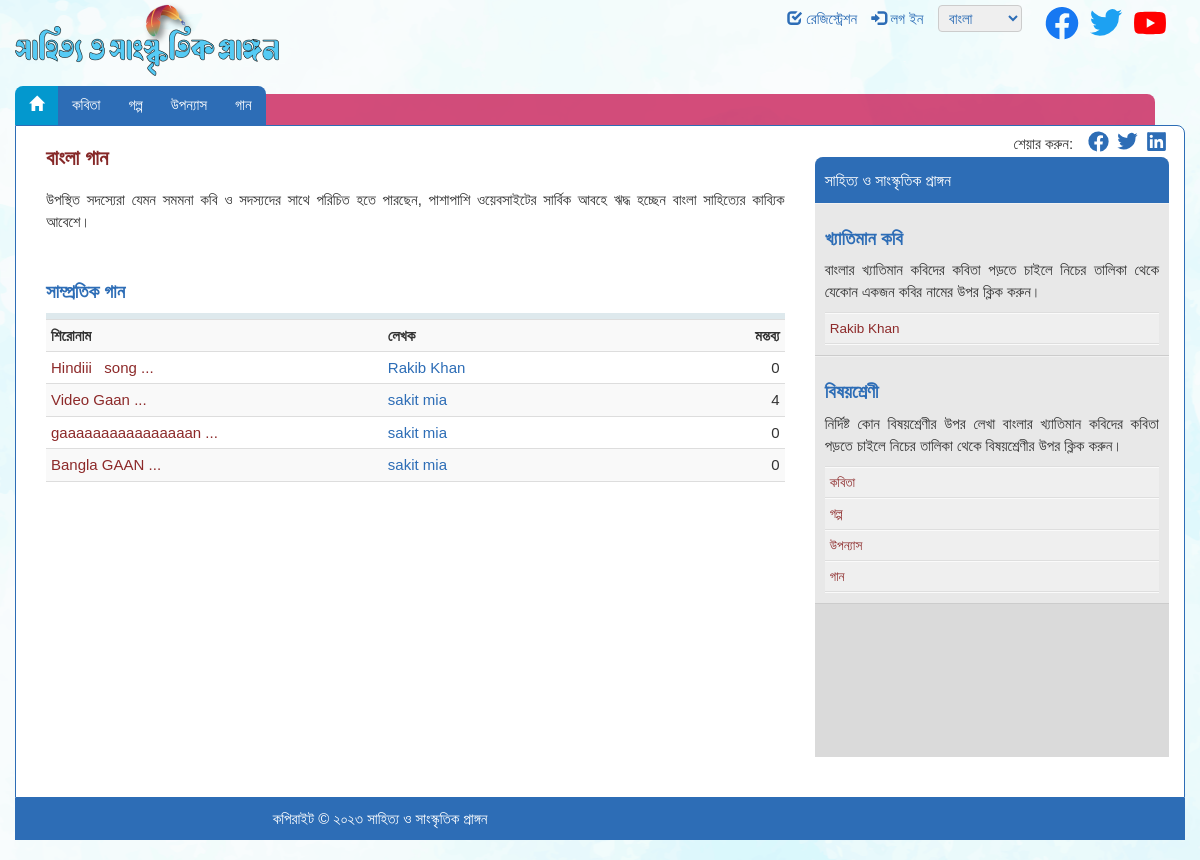
/songs.php, run on the app's committed database.
### tables this page shows
CREATE TABLE `contents` (
  `id` int(11) NOT NULL,
  `user` int(20) NOT NULL,
  `categories` varchar(200) NOT NULL,
  `content` text NOT NULL,
  `file` varchar(255) DEFAULT NULL,
  `approved` int(11) NOT NULL DEFAULT 0
);

CREATE TABLE `users` (
  `id` int(11) NOT NULL,
  `name` varchar(255) NOT NULL,
  `aa` tinyint(4) NOT NULL DEFAULT 0,
  `notification` tinyint(10) NOT NULL DEFAULT 0,
  `bio` varchar(500) DEFAULT NULL,
  `gender` varchar(100) NOT NULL,
  `email` varchar(255) NOT NULL,
  `phone` int(50) DEFAULT NULL,
  `occupation` varchar(100) NOT NULL,
  `nationality` varchar(100) NOT NULL,
  `password` varchar(255) NOT NULL,
  `photo` varchar(255) DEFAULT NULL
);

### parts/page_songs.php (the view, shortened to what this page needs)
<div class="col-md-8">
    <h1>বাংলা গান</h1>
    <div class="about top10 sl-content" data-height="150" data-less-caption="সংক্ষিপ্ত"
         data-more-caption="বিস্তারিত">
        <div class="page-text display-block">
            <p> উপস্থিত সদস্যেরা
                যেমন সমমনা কবি ও সদস্যদের সাথে পরিচিত হতে পারছেন, পাশাপাশি ওয়েবসাইটের সার্বিক আবহে ঋদ্ধ হচ্ছেন
                বাংলা সাহিত্যের কাব্যিক আবেশে। </p>
        </div>
    </div>
    <h2>সাম্প্রতিক গান</h2>
    <div>
        <div class="tab-content">
            <div role="tabpanel" class="tab-pane active" id="poem">
                <div class="list-options">
                </div>
                <table class="post-list table table-striped table-responsive table-condensed">
                    <tr>
                        <th class="post-title">
                            <div class="row">
                                <div class="col-sm-6">
                                    শিরোনাম
                                </div>
                                <div class="col-sm-6 hidden-xs">লেখক</div>
                            </div>
                        </th>
                        <th class="text-right">মন্তব্য</th>
                    </tr>
                    <?php
                    $view = "SELECT contents.id,contents.content, contents.file, contents.categories, users.id as user_id,users.name as user_name, COUNT(comments.id) AS comments_count
FROM contents
JOIN users ON contents.user = users.id
LEFT JOIN comments ON contents.id = comments.content_id
WHERE categories='গান' AND approved = '1'
GROUP BY contents.id
ORDER BY `contents`.`id`  DESC";
                    $run = mysqli_query($cn, $view);
                    while ($data = mysqli_fetch_array($run)) {
                        ?>
                        <tr class="">
                            <td>
                                <div class="row">
                                    <div class="col-sm-6">
                                        <a href="view.php?id=<?php echo $data['id']; ?>">       <?php
                                            $text = $data['content'];
                                            $stripped = strip_tags($text);
                                            $truncated = substr($stripped, 0, 170);
                                            echo $truncated . "...";
                                            ?></a>
                                    </div>
                                    <div class="col-sm-6 author-name">
                                        <span class="author-left"> - </span><a
                                                href="user.php?id=<?php echo $data['user_id']; ?>"><?php echo $data['user_name']; ?> </a>
                                    </div>
                                </div>
                            </td>
                            <td class="text-right"><?php echo $data['comments_count']; ?></td>
                        </tr>
                    <?php } ?>
                </table>
            </div>
        </div>
    </div>
</div>

### songs.php (shortened to what this page needs)
<?php require_once('core/dbcon.php');?>
<!DOCTYPE html>
<html lang="bn">
<head>
    <?php require_once('parts/header_links.php'); ?>
</head>
<body>
<div class="container">
    <?php require_once('parts/header.php'); ?>
    <?php require_once('parts/navbar.php'); ?>
    <div class="row body-content">
        <?php require_once('parts/page_songs.php'); ?>
        <?php require_once('parts/sidebar.php'); ?>
    </div>
    <?php require_once('parts/footer.php'); ?>
</div>
</body>
</html>

### parts/header_links.php (shortened to what this page needs)
<link href="ContentDefault/style.css" rel="stylesheet"/>

### parts/header.php (shortened to what this page needs)
<header>
        <div class="banner-right">
            <ul>
                <?php
                if(isset($_COOKIE['userId']) && $_COOKIE['userId'] != null){
                    ?>
                    <li><i class="icon icon-check"></i> <a title="প্রোফাইল" href="user/profile.php">প্রোফাইল</a>
                    </li>
                    <li><i class="icon icon-log-out"></i> <a title="লগআউট" href="logout.php">লগআউট</a>
                    </li>
                <?php
                }else{
                    ?>
                    <li><i class="icon icon-check"></i> <a title="Register as a member" href="signup.php">রেজিস্ট্রেশন</a>
                    </li>
                    <li><i class="icon icon-log-in"></i> <a title="Login" href="signin.php">লগ ইন</a></li>
                <?php
                }
                ?>
            </ul>
            <form action="" method="post"><select id="Language"
                                                                                                   name="Language"
                                                                                                   onchange="this.form.submit()">
                    <option value="Bangla" selected="selected">বাংলা</option>
                </select>
            </form>
            <div class="follow-on-social">
                <a href="" class="facebook"
                   rel="nofollow noopener noreferrer external" target="_blank">
                </a>
                <a href="" class="twitter" rel="nofollow noopener noreferrer external"
                   target="_blank">
                </a>
                <a href="" class="youtube"
                   rel="nofollow noopener noreferrer external" target="_blank">
                </a>
            </div>
        </div>
        <div class="logo">
            <a title="" href=""><img src="Images/Logo.png" alt="www.bangla-kobita.com"/></a>
        </div>
    </header>

### parts/navbar.php (shortened to what this page needs)
<div class="navbar">
    <div class="navbar-collapse collapse">
        <ul class="nav navbar-nav">
            <li class="first"><a title="Home" class="selected" href="index.php"><i class="icon icon-home"></i></a>
            </li>
            <li><a title="Famous poets" href="poems.php">কবিতা</a></li>
            <li><a title="Kobitar ashor" href="stories.php">গল্প</a></li>
            <li><a title="Recitations" href="nobels.php">উপন্যাস</a></li>
            <li class="last"><a href="songs.php">গান</a></li>
        </ul>
        <div class="date-today">
        </div>
    </div>
</div>

### parts/sidebar.php (shortened to what this page needs)
<div class="col-md-4">
    <div class="share-on-social">
        শেয়ার করুন: &nbsp;
        <a class="share-facebook" title="Share on Facebook" rel="external noopener nofollow"
           href=""
           aria-label="Share on Facebook">
        </a>
        <a class="share-twitter" title="Share on Twitter" rel="external noopener nofollow"
           href="" aria-label="Share on Twitter">
        </a>
        <a class="share-linkedin" title="Share on LinkedIn" rel="external noopener nofollow"
           href="" aria-label="Share on LinkedIn">
        </a>
    </div>
    <div class="row">
        <div class="col-md-12">
            <div class="mid-col">
                <div class="search-box">
                    <h4>সাহিত্য ও সাংস্কৃতিক প্রাঙ্গন</h4>
                </div>
                <div class="panel-box">
                    <h2>খ্যাতিমান কবি</h2>
                    <p>বাংলার খ্যাতিমান কবিদের কবিতা পড়তে চাইলে নিচের তালিকা থেকে যেকোন একজন কবির নামের উপর
                        ক্লিক করুন।</p>
                    <ul class="item-list">
                        <?php
                        $view = "SELECT * FROM `users` WHERE aa='1' ORDER BY `users`.`id`  DESC;";
                        $run = mysqli_query($cn, $view);
                        while ($data = mysqli_fetch_array($run)) {
                            ?>
                            <li itemscope>
                                <a title="<?php echo $data['name']; ?>"
                                   href="user.php?id=<?php echo $data['id']; ?>"><span
                                            itemprop="name"><?php echo $data['name']; ?></span></a>
                            </li>
                        <?php } ?>
                    </ul>
                </div>
                <div class="panel-box">
                    <h2>বিষয়শ্রেণী</h2>
                    <p>নির্দিষ্ট কোন বিষয়শ্রেণীর উপর লেখা বাংলার খ্যাতিমান কবিদের কবিতা পড়তে চাইলে নিচের তালিকা
                        থেকে বিষয়শ্রেণীর উপর ক্লিক করুন।</p>
                    <ul class="item-list">
                        <li><a title="Rhymes" href="poems.php">কবিতা</a></li>
                        <li><a title="Realistic Poems" href="stories.php">গল্প</a>
                        </li>
                        <li><a title="Patriotic Poems" href="nobels.php">উপন্যাস</a>
                        </li>
                        <li><a title="Patriotic Poems" href="songs.php">গান
                            </a>
                        </li>
                    </ul>
                </div>
            </div>
        </div>
    </div>
</div>

### parts/footer.php
  <footer>
        <div class="row">
            <div class="col-md-5 copyright">
<span class="display-block">
<span class="text-nowrap">কপিরাইট &copy; ২০২৩</span> <span class="text-nowrap">সাহিত্য ও সাংস্কৃতিক প্রাঙ্গন</span>
</span>
            </div>
        </div>
    </footer>

### data on the page
contents: content "Hindiii song", users.name "Rakib Khan", comments_count "0"
contents: content "Video Gaan", users.name "sakit mia", comments_count "4"
contents: content "gaaaaaaaaaaaaaaaan", users.name "sakit mia", comments_count "0"
contents: content "Bangla GAAN", users.name "sakit mia", comments_count "0"
users: name "Rakib Khan"
